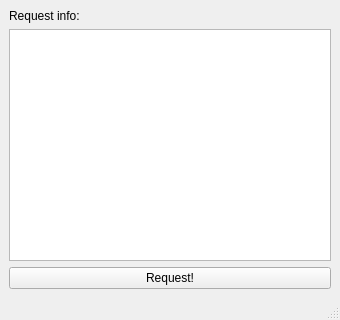
<?xml version="1.0" encoding="UTF-8"?>
<ui version="4.0">
 <class>MainWindow</class>
 <widget class="QMainWindow" name="MainWindow">
  <property name="geometry">
   <rect>
    <x>0</x>
    <y>0</y>
    <width>340</width>
    <height>320</height>
   </rect>
  </property>
  <property name="windowTitle">
   <string>MDB samples request</string>
  </property>
  <widget class="QWidget" name="centralwidget">
   <layout class="QGridLayout" name="gridLayout">
    <item row="2" column="0">
     <widget class="QPushButton" name="requestButton">
      <property name="text">
       <string>Request!</string>
      </property>
     </widget>
    </item>
    <item row="0" column="0">
     <widget class="QLabel" name="label">
      <property name="text">
       <string>Request info:</string>
      </property>
     </widget>
    </item>
    <item row="1" column="0">
     <widget class="QTextEdit" name="requestEdit"/>
    </item>
   </layout>
  </widget>
  <widget class="QStatusBar" name="statusbar"/>
 </widget>
 <resources/>
 <connections/>
</ui>
